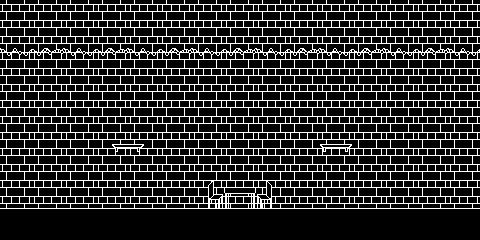

Tiled map render using the project's own tile images. Description and the map definition, with tile-layer contents summarised, below:
An orthogonal 30x15 tile map with 16x16 px tiles, 3 tile layers (Collision, Background, Ground) and 4 objects (2x Image, Spawn, Tree).

<map version="1.10" tiledversion="1.10.1" orientation="orthogonal" renderorder="right-down" width="30" height="15" tilewidth="16" tileheight="16" infinite="0" nextlayerid="5" nextobjectid="5">
 <editorsettings>
  <export target="level_begin.json" format="json" />
 </editorsettings>
 <properties>
  <property name="song" value="winter" />
 </properties>
 <tileset firstgid="1" name="tileset" tilewidth="16" tileheight="16" tilecount="256" columns="16">
  <image source="../tileset.png" width="256" height="256" />
 </tileset>
 <layer id="3" name="Collision" width="30" height="15">
  <data>[450 cells, 34 non-empty, 2 distinct tile ids]</data>
 </layer>
 <layer id="2" name="Background" width="30" height="15">
  <data>[450 cells, 450 non-empty, 6 distinct tile ids]</data>
 </layer>
 <layer id="1" name="Ground" width="30" height="15">
  <data>[450 cells, 72 non-empty, 15 distinct tile ids]</data>
 </layer>
 <objectgroup id="4" name="Objects">
  <object id="1" name="Spawn" x="16" y="192">
   <point />
  </object>
  <object id="2" name="Tree" x="448" y="192">
   <point />
  </object>
  <object id="3" name="Image" x="238.667" y="98">
   <properties>
    <property name="src" value="Controls" />
   </properties>
   <point />
  </object>
  <object id="4" name="Image" x="435.333" y="128.333">
   <properties>
    <property name="src" value="Town" />
   </properties>
   <point />
  </object>
 </objectgroup>
</map>
